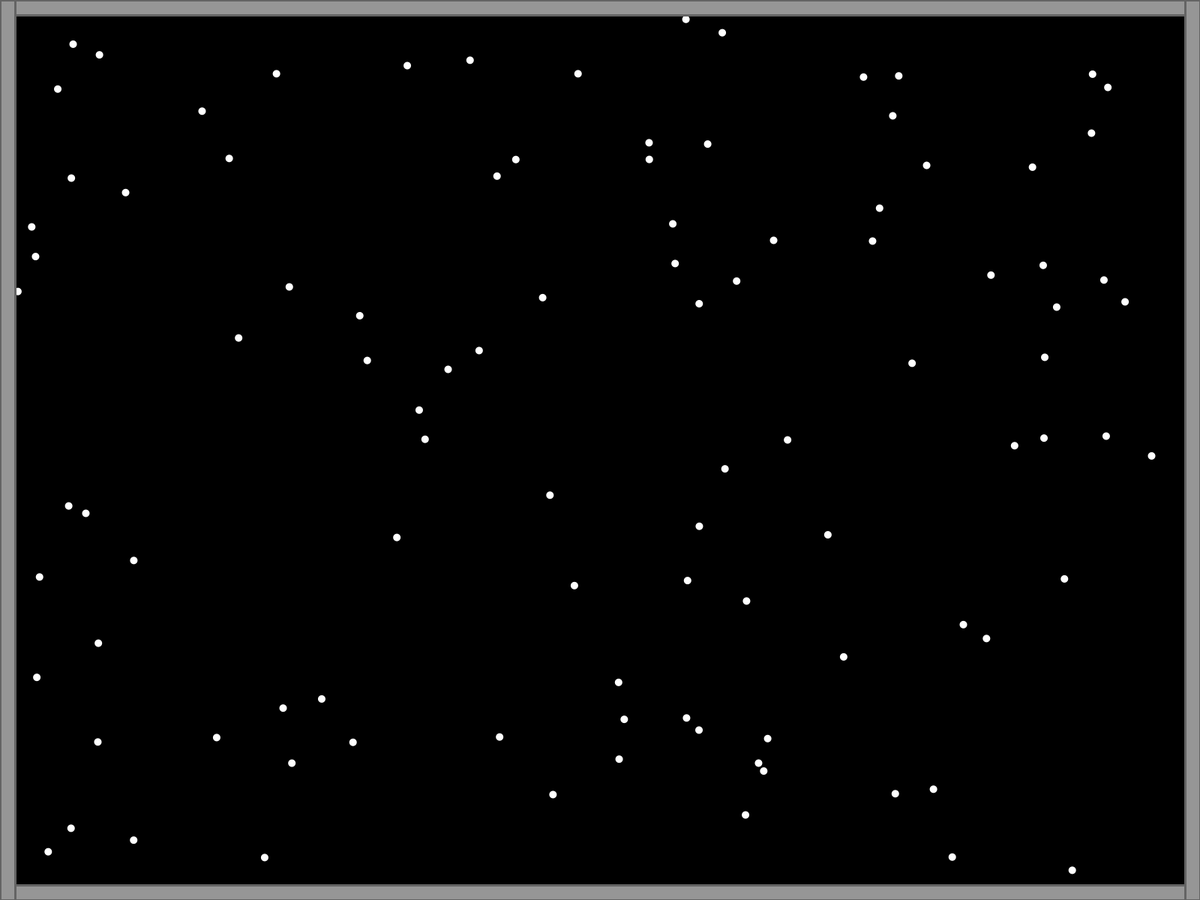
Frame 1 (no input)
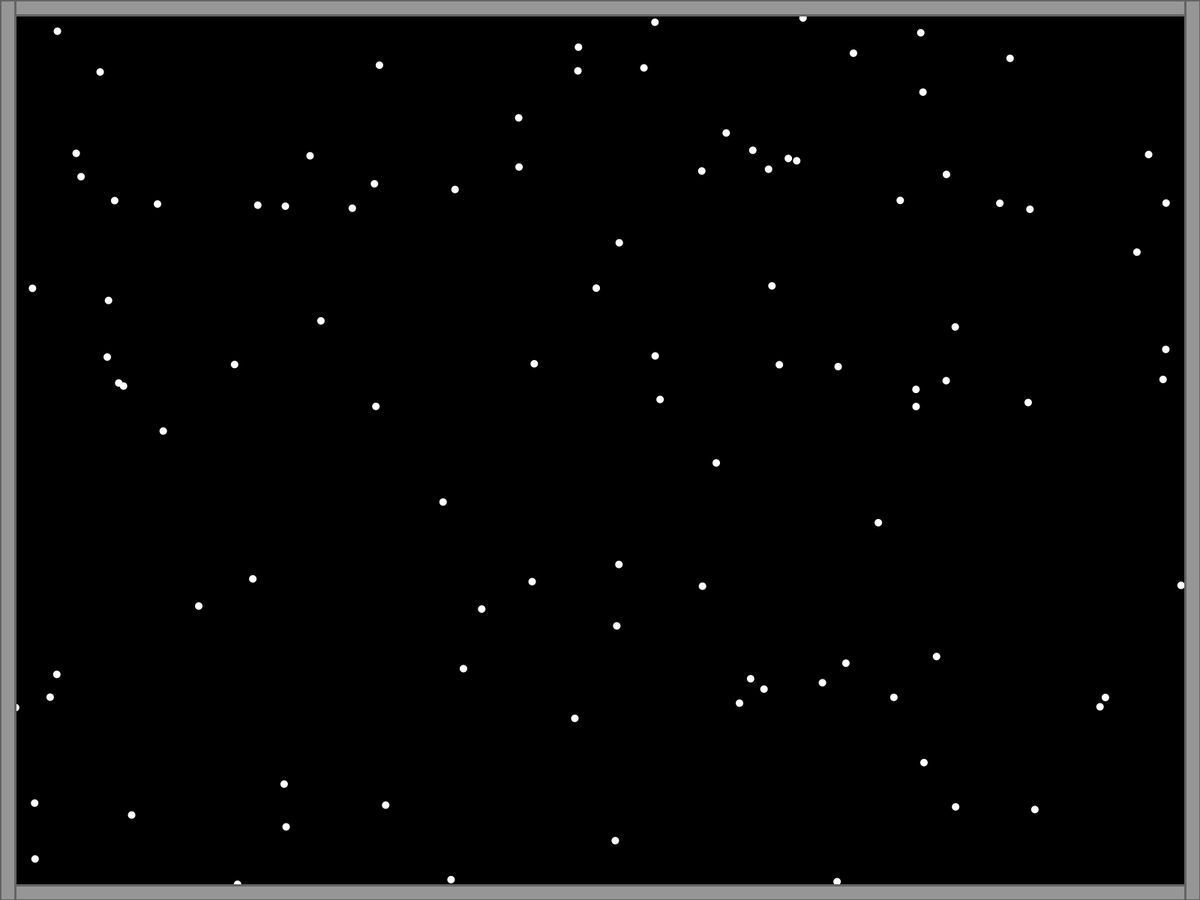
Frame 60 (the mouse pressed at the canvas centre just before this capture)
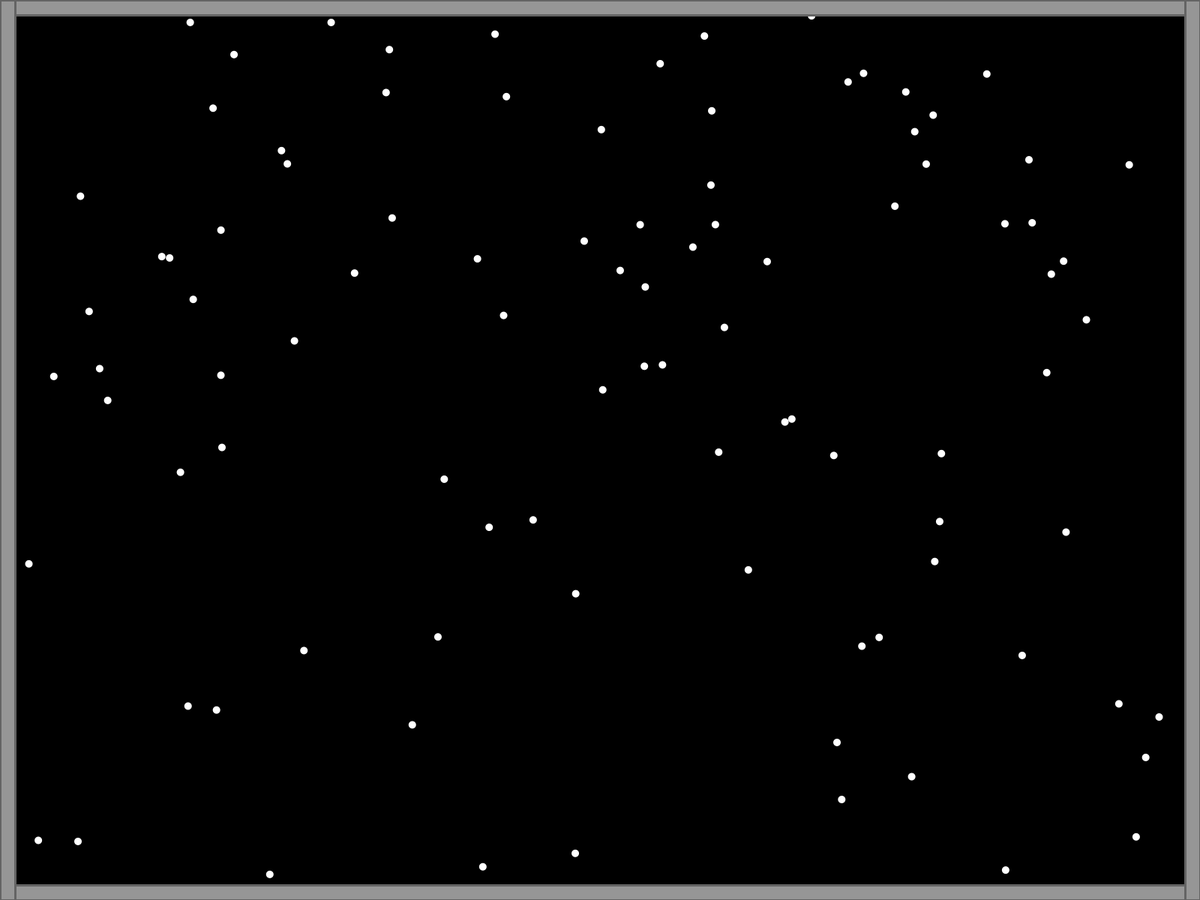
Frame 120 (the mouse held since frame 60 and released just before this capture)

The Processing sketch that drew these frames (run headless with seeded random() and noise(); from frame 60 on, the mouse is pressed at the canvas centre):

// Processing sketch: Additional_Walls
// ── Additional_Walls.pde
Ball[] balls;
ArrayList<Wall> walls;;

float startX, startY;

void setup(){
  fullScreen();
  walls = new ArrayList<Wall>();
  
  walls.add(new Wall(0,0,20,height));
  walls.add(new Wall(20,0,width - 40,20));
  walls.add(new Wall(20,height-20,width - 20,20));
  walls.add(new Wall(width-20,0,20,height));
  
  balls = new Ball[100];
  
  for (int i = 0; i < balls.length; i++){
    float x = random(20,width-20);
    float y = random(20,height-20);
    float speed = 3;
    float dir = random(0,TWO_PI);
    float wid = 10;
    
    balls[i] = new Ball(x,y,speed,dir,wid);
  }
}

void draw(){
  background(0);
  for (Ball b : balls){
    b.move();
    b.bounce(walls);
    b.show();
  }
  
  for (Wall w : walls){
    w.show();
  }
}

void mousePressed(){
  startX = mouseX;
  startY = mouseY;
}

void mouseDragged(){
  noFill();
  rect(startX, startY, mouseX - startX, mouseY - startY);
}

void mouseReleased(){
  walls.add(new Wall(startX, startY, mouseX - startX, mouseY - startY));
}

// ── Balls.pde
class Ball{
  PVector pos, vel, acc;
  float wid;
  public Ball(float x, float y, float speed, float dir, float w){
    pos = new PVector(x,y);
    vel = new PVector(speed * cos(dir), speed * sin(dir));
    acc = new PVector(0,0);
    wid = w;
  }
  
  void show(){
    noStroke();
    fill(255);
    ellipse(pos.x,pos.y,wid,wid);
  }
  
  void move(){
    vel.add(acc);
    pos.add(vel);
    acc.set(0,0);
  }
  
  void bounce(ArrayList<Wall> walls){
    float x = pos.x;
    float y = pos.y;
    for (Wall w : walls){
      boolean inside = (y < w.y + w.h && y > w.y) && (x < w.x + w.w && x > w.x);
      
      if(inside){
        if(vel.x > 0 && abs(w.x - x) < vel.x){
          vel.x *= -1;
        } else if (vel.x <= 0 && abs(w.x + w.w - x) < -vel.x){
          vel.x *= -1;
        }
        if(vel.x > 0 && abs(w.y - y) < vel.y){
          vel.y *= -1;
        } else if (vel.y <= 0 && (w.y + w.h -y) < -vel.y){
          vel.y *= -1;
        }
      }
    }
  }
}

// ── Walls.pde
class Wall{
  float x,y,w,h;
  public Wall(float xPos, float yPos, float wid, float hig){
    x = xPos;
    y = yPos;
    w = wid;
    h = hig;
  }
  
  void show(){
    fill(150);
    strokeWeight(3);
    stroke(100);
    rect(x,y,w,h);
  }
}
